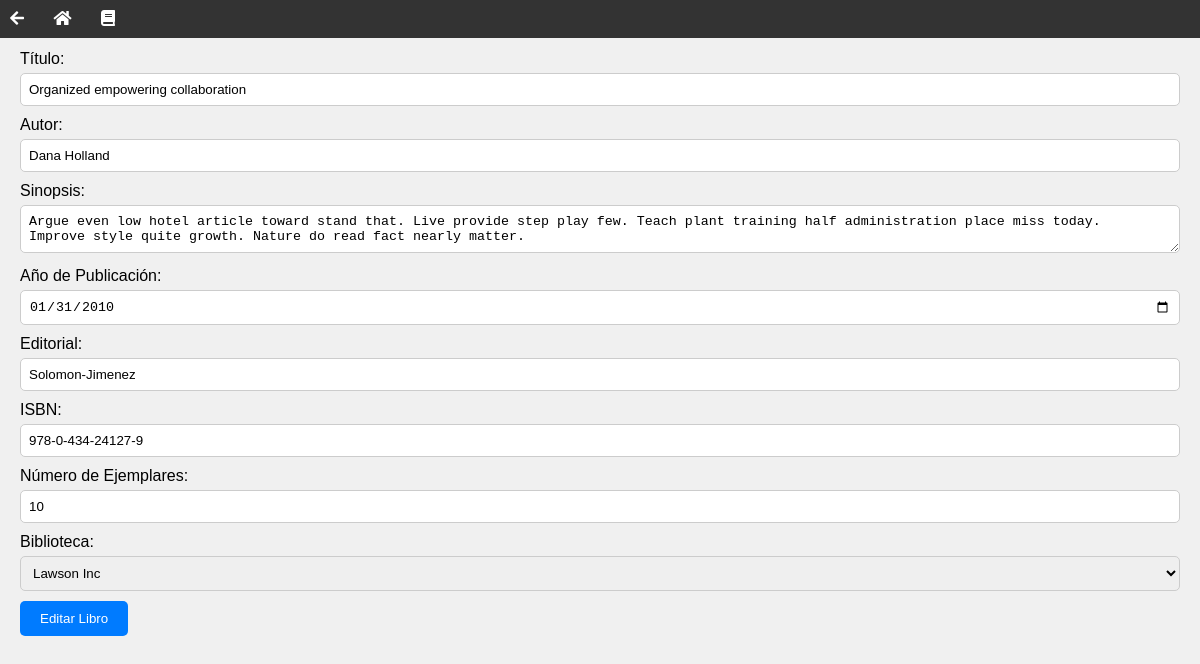
The app's page /form_edit_libro/153/, older data.
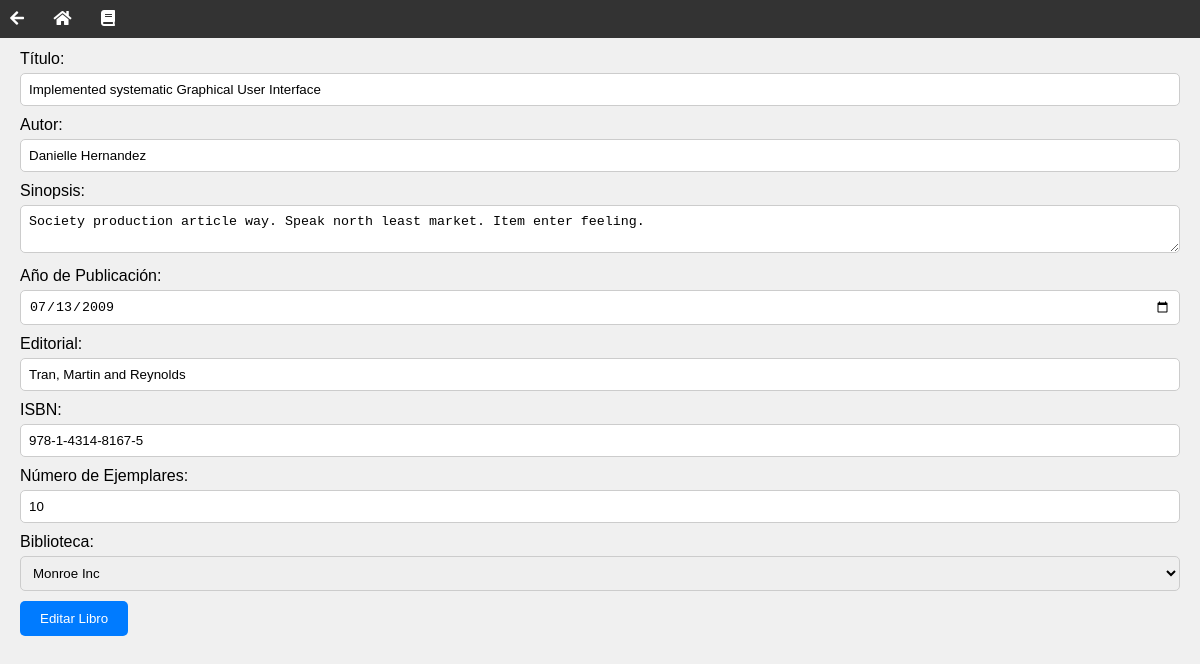
The same page, newer data.
### biblioteca/models.py (models this page shows, shortened)
class Libro(models.Model):
    titulo = models.CharField(max_length=200)
    autor = models.CharField(max_length=100)
    sinopsis = models.TextField()
    anio_publicacion = models.DateField()
    editorial = models.CharField(max_length=100)
    isbn = models.CharField(max_length=17, help_text="Formato: 0-7645-2641-3")
    num_ejemplares = models.IntegerField()
    biblioteca = models.ForeignKey(Biblioteca, on_delete=models.CASCADE)

class Biblioteca(models.Model):
    nombre = models.CharField(max_length=100)
    direccion = models.CharField(max_length=200, help_text="Debe contener un número al final")
    ciudad = models.CharField(max_length=100)
    horario_apertura = models.TimeField()
    horario_cierre = models.TimeField()
    fecha_fundacion = models.DateField()
    normas = models.FileField(upload_to='normas/', null=True, blank=True)

### biblioteca/views.py (the view)
# urls.py: path('form_edit_libro/<int:libro_id>/', views.form_edit_libro, name='form_edit_libro'),
def form_edit_libro(request, libro_id):
    libro = repository.get_libro(libro_id)
    if request.method == 'POST':
        form = LibroForm(request.POST, instance=libro)
        if form.is_valid():
            form.save()  # Save the form data to update the Libro object
            biblioteca_id = libro.biblioteca.id
            return HttpResponseRedirect("/bibliotecas/" + str(biblioteca_id) + "/")
    else:
        form = LibroForm(instance=libro)
        bibliotecas = repository.get_bibliotecas()
    return render(request, "form_libro.html", {"libro": libro, "bibliotecas": bibliotecas})

### biblioteca/service.py (called while the page is built)
    def get_bibliotecas(self):
        self.bibliotecas = Biblioteca.objects.all()
        return self.bibliotecas

    def get_libro(self, libro_id):
        return Libro.objects.get(id=libro_id)

### biblioteca/templates/form_libro.html (shortened to what this page needs)
{% extends "base.html" %}
{% block content %}
<form method="post" class="form-libro">
    <label for="titulo" class="form-libro-label">Título:</label>
    <input type="text" id="titulo" name="titulo" value="{{ libro.titulo|default_if_none:'' }}" class="form-libro-input" required><br>
    <label for="autor" class="form-libro-label">Autor:</label>
    <input type="text" id="autor" name="autor" value="{{ libro.autor|default_if_none:'' }}" class="form-libro-input" required><br>
    <label for="sinopsis" class="form-libro-label">Sinopsis:</label>
    <textarea id="sinopsis" name="sinopsis" class="form-libro-textarea" required>{{ libro.sinopsis|default_if_none:'' }}</textarea><br>
    <label for="anio_publicacion" class="form-libro-label">Año de Publicación:</label>
    <input type="date" id="anio_publicacion" name="anio_publicacion" value="{{ libro.anio_publicacion|default_if_none:''|date:'Y-m-d' }}" class="form-libro-input" required><br>
    <label for="editorial" class="form-libro-label">Editorial:</label>
    <input type="text" id="editorial" name="editorial" value="{{ libro.editorial|default_if_none:'' }}" class="form-libro-input" required><br>
    <label for="isbn" class="form-libro-label">ISBN:</label>
    <input type="text" id="isbn" name="isbn" value="{{ libro.isbn|default_if_none:'' }}" class="form-libro-input" required pattern="\d{1,9}-\d{1,9}-\d{1,9}-\d{1,9}-\d{1,9}" title="Formato: <digit>-<digit>-<digit>-<digit>-<digit>"><br>
    <label for="num_ejemplares" class="form-libro-label">Número de Ejemplares:</label>
    <input type="number" id="num_ejemplares" name="num_ejemplares" value="{{ libro.num_ejemplares|default_if_none:'' }}" class="form-libro-input" required><br>
    <label for="biblioteca" class="form-libro-label">Biblioteca:</label>
    <select id="biblioteca" name="biblioteca" class="form-libro-select" required>
        {% for biblioteca in bibliotecas %}
            <option value="{{ biblioteca.id|default_if_none:'' }}" {% if libro and libro.biblioteca.id == biblioteca.id %} selected {% endif %}>{{ biblioteca.nombre }}</option>
        {% endfor %}
    </select><br>
    <button type="submit" class="form-libro-submit">{% if libro %}Editar{% else %}Crear{% endif %} Libro</button>
</form>
{% endblock %}

Row changes from the older to the newer data that the page shows:
changed Libro: titulo "Organized empowering collaboration" → "Implemented systematic Graphical User Interface"; autor "Dana Holland" → "Danielle Hernandez"; sinopsis "Argue even low hotel article toward stand that. Live provide step play few. Teach plant training half administration place miss today. Improve style quite growth. Nature do read fact nearly matter." → "Society production article way. Speak north least market. Item enter feeling."; anio_publicacion "01/31/2010" → "07/13/2009"; editorial "Solomon-Jimenez" → "Tran, Martin and Reynolds"; isbn "978-0-434-24127-9" → "978-1-4314-8167-5"; biblioteca "Lawson Inc" → "Monroe Inc"
